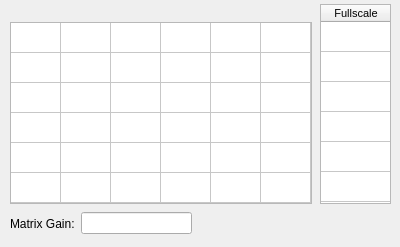
               <widget class="QWidget" name="tab">
                <attribute name="title">
                 <string>A</string>
                </attribute>
                <widget class="QTableWidget" name="tableFullScaleA">
                 <property name="geometry">
                  <rect>
                   <x>320</x>
                   <y>4</y>
                   <width>71</width>
                   <height>200</height>
                  </rect>
                 </property>
                 <property name="font">
                  <font>
                   <pointsize>8</pointsize>
                  </font>
                 </property>
                 <property name="toolTip">
                  <string>&lt;html&gt;&lt;head/&gt;&lt;body&gt;&lt;p&gt;The fullscale values have range [0, +64K) and transform the values of FT from their [-32K, +32K) digital range into their physical range of force and torque with the transformation: &lt;/p&gt;&lt;p&gt;&lt;span style=&quot; text-decoration: overline;&quot;&gt;forcetorque&lt;/span&gt; = ( &lt;span style=&quot; text-decoration: overline;&quot;&gt;FT&lt;/span&gt; / 32768 ) &lt;a name=&quot;MathJax-Element-18-Frame&quot;/&gt;&lt;span style=&quot; font-family:'STIXGeneral';&quot;&gt;⊙ &lt;/span&gt;&lt;span style=&quot; text-decoration: overline;&quot;&gt;fullscale&lt;/span&gt;, where &lt;a name=&quot;MathJax-Element-18-Frame&quot;/&gt;&lt;span style=&quot; font-family:'STIXGeneral';&quot;&gt;⊙&lt;/span&gt; is the element-wise vector product.&lt;/p&gt;&lt;p&gt;The fullscale values are not used by the STRAIN but are stored in its EEPROM and used by external programs.&lt;/p&gt;&lt;p&gt;&lt;br/&gt;&lt;/p&gt;&lt;/body&gt;&lt;/html&gt;</string>
                 </property>
                 <attribute name="horizontalHeaderDefaultSectionSize">
                  <number>70</number>
                 </attribute>
                 <attribute name="horizontalHeaderMinimumSectionSize">
                  <number>70</number>
                 </attribute>
                 <attribute name="verticalHeaderVisible">
                  <bool>false</bool>
                 </attribute>
                 <attribute name="verticalHeaderMinimumSectionSize">
                  <number>30</number>
                 </attribute>
                 <row>
                  <property name="text">
                   <string>New Row</string>
                  </property>
                 </row>
                 <row>
                  <property name="text">
                   <string>New Row</string>
                  </property>
                 </row>
                 <row>
                  <property name="text">
                   <string>New Row</string>
                  </property>
                 </row>
                 <row>
                  <property name="text">
                   <string>New Row</string>
                  </property>
                 </row>
                 <row>
                  <property name="text">
                   <string>New Row</string>
                  </property>
                 </row>
                 <row>
                  <property name="text">
                   <string>New Row</string>
                  </property>
                 </row>
                 <column>
                  <property name="text">
                   <string>Fullscale</string>
                  </property>
                 </column>
                </widget>
                <widget class="QWidget" name="layoutWidget">
                 <property name="geometry">
                  <rect>
                   <x>10</x>
                   <y>209</y>
                   <width>182</width>
                   <height>29</height>
                  </rect>
                 </property>
                 <layout class="QHBoxLayout" name="horizontalLayout_3">
                  <item>
                   <widget class="QLabel" name="label">
                    <property name="toolTip">
                     <string>&lt;html&gt;&lt;head/&gt;&lt;body&gt;&lt;p&gt;The matrix gain which so far is always 1.0&lt;/p&gt;&lt;/body&gt;&lt;/html&gt;</string>
                    </property>
                    <property name="text">
                     <string>Matrix Gain:</string>
                    </property>
                   </widget>
                  </item>
                  <item>
                   <widget class="QLineEdit" name="editMatrixGainA">
                    <property name="readOnly">
                     <bool>true</bool>
                    </property>
                   </widget>
                  </item>
                 </layout>
                </widget>
                <widget class="QTableWidget" name="matrixA">
                 <property name="geometry">
                  <rect>
                   <x>10</x>
                   <y>22</y>
                   <width>302</width>
                   <height>182</height>
                  </rect>
                 </property>
                 <property name="minimumSize">
                  <size>
                   <width>302</width>
                   <height>182</height>
                  </size>
                 </property>
                 <property name="maximumSize">
                  <size>
                   <width>302</width>
                   <height>182</height>
                  </size>
                 </property>
                 <property name="font">
                  <font>
                   <pointsize>8</pointsize>
                  </font>
                 </property>
                 <property name="toolTip">
                  <string>&lt;html&gt;&lt;head/&gt;&lt;body&gt;&lt;p&gt;Here are the calibration matrices represented in 1Q15 format. &lt;/p&gt;&lt;p&gt;Some values: +1.0 - 2&lt;span style=&quot; vertical-align:super;&quot;&gt;-15&lt;/span&gt; -&amp;gt; 0x7FFF; -1.0 -&amp;gt; 0x8000; +0.5 -&amp;gt; 0x4000; -0.5 -&amp;gt; 0xC000. &lt;/p&gt;&lt;/body&gt;&lt;/html&gt;</string>
                 </property>
                 <attribute name="horizontalHeaderVisible">
                  <bool>false</bool>
                 </attribute>
                 <attribute name="horizontalHeaderDefaultSectionSize">
                  <number>50</number>
                 </attribute>
                 <attribute name="horizontalHeaderMinimumSectionSize">
                  <number>50</number>
                 </attribute>
                 <attribute name="verticalHeaderVisible">
                  <bool>false</bool>
                 </attribute>
                 <attribute name="verticalHeaderDefaultSectionSize">
                  <number>30</number>
                 </attribute>
                 <attribute name="verticalHeaderMinimumSectionSize">
                  <number>30</number>
                 </attribute>
                 <row>
                  <property name="text">
                   <string>New Row</string>
                  </property>
                 </row>
                 <row>
                  <property name="text">
                   <string>New Row</string>
                  </property>
                 </row>
                 <row>
                  <property name="text">
                   <string>New Row</string>
                  </property>
                 </row>
                 <row>
                  <property name="text">
                   <string>New Row</string>
                  </property>
                 </row>
                 <row>
                  <property name="text">
                   <string>New Row</string>
                  </property>
                 </row>
                 <row>
                  <property name="text">
                   <string>New Row</string>
                  </property>
                 </row>
                 <column>
                  <property name="text">
                   <string>New Column</string>
                  </property>
                 </column>
                 <column>
                  <property name="text">
                   <string>New Column</string>
                  </property>
                 </column>
                 <column>
                  <property name="text">
                   <string>New Column</string>
                  </property>
                 </column>
                 <column>
                  <property name="text">
                   <string>New Column</string>
                  </property>
                 </column>
                 <column>
                  <property name="text">
                   <string>New Column</string>
                  </property>
                 </column>
                 <column>
                  <property name="text">
                   <string>New Column</string>
                  </property>
                 </column>
                </widget>
               </widget>
